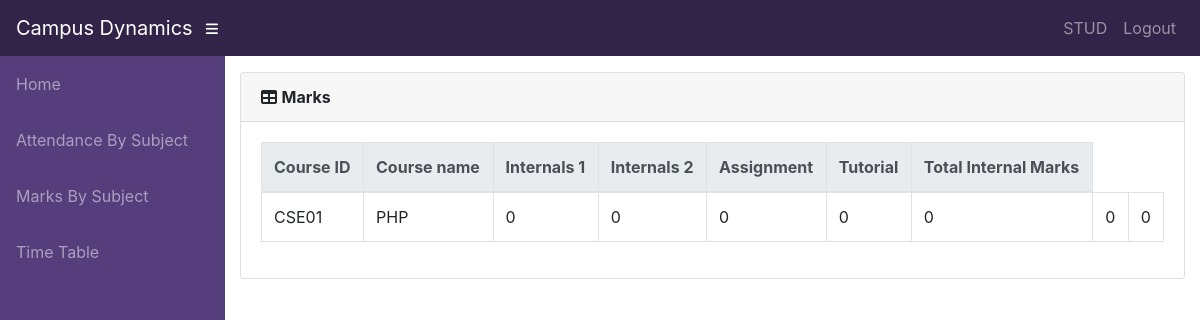
The app's page /home/student/001/marks_list/ (signed in) with its own data.
### info/models.py (models this page shows, shortened)
class User(AbstractUser):
    @property
    def is_student(self):
        if hasattr(self, 'student'):
            return True
        return False

class Student(models.Model):
    user = models.OneToOneField(User, on_delete=models.CASCADE, null=True)
    class_id = models.ForeignKey(Class, on_delete=models.CASCADE, default=1)
    USN = models.CharField(primary_key='True', max_length=100)
    name = models.CharField(max_length=200)
    sex = models.CharField(max_length=50, choices=sex_choice, default='Male')
    DOB = models.DateField(default='1998-01-01')

class StudentCourse(models.Model):
    student = models.ForeignKey(Student, on_delete=models.CASCADE)
    course = models.ForeignKey(Course, on_delete=models.CASCADE)
    class Meta:
        unique_together = (('student', 'course'),)
        verbose_name_plural = 'Marks'
    def get_cie(self):
        marks_list = self.marks_set.all()
        m = []
        for mk in marks_list:
            m.append(mk.marks1)
        cie = math.ceil((m[0] / 2) + (m[1]/ 2)) + sum(m[2:4])
        return cie

class Course(models.Model):
    dept = models.ForeignKey(Dept, on_delete=models.CASCADE)
    id = models.CharField(primary_key='True', max_length=50)
    name = models.CharField(max_length=50)
    shortname = models.CharField(max_length=50, default='X')

class Marks(models.Model):
    studentcourse = models.ForeignKey(StudentCourse, on_delete=models.CASCADE)
    name = models.CharField(max_length=50, choices=test_name, default='Internal 1')
    marks1 = models.IntegerField(default=0, validators=[MinValueValidator(0), MaxValueValidator(100)])
    class Meta:
        unique_together = (('studentcourse', 'name'),)

### info/views.py (the view)
# urls.py: path('student/<slug:stud_id>/marks_list/', views.marks_list, name='marks_list'),
@login_required()
def marks_list(request, stud_id):
    stud = Student.objects.get(USN=stud_id, )
    ass_list = Assign.objects.filter(class_id_id=stud.class_id)
    sc_list = []
    for ass in ass_list:
        try:
            sc = StudentCourse.objects.get(student=stud, course=ass.course)
        except StudentCourse.DoesNotExist:
            sc = StudentCourse(student=stud, course=ass.course)
            sc.save()
            sc.marks_set.create(type='I', name='Internal test 1')
            sc.marks_set.create(type='I', name='Internal test 2')
            sc.marks_set.create(type='A', name='Assignment')
            sc.marks_set.create(type='T', name='Tutorial')
        sc_list.append(sc)
    return render(request, 'info/marks_list.html', {'sc_list': sc_list})

### info/templates/info/marks_list.html
{% extends 'info/base.html' %}
    {% load static %}
    {% block content %}
                  <div class="card mb-3">
            <div class="card-header">
              <i class="fas fa-table"></i>
            <b>Marks</b></div>
            <div class="card-body">
              <div class="table-responsive">
                <table class="table table-bordered" id="dataTable" width="100%" cellspacing="0">
                  <thead class="thead-light ">
                    <tr>
                        <th>Course ID</th>
                        <th>Course name</th>
                        <th>Internals 1</th>
                        <th>Internals 2</th>
                        <th>Assignment</th>
                        <th>Tutorial</th>
                        <th>Total Internal Marks</th>
                    </tr>
                  </thead>
                  <tbody>
                    {% for sc in sc_list %}
                    <tr>
                        <td>{{ sc.course_id }}</td>
                        <td>{{sc.course.name}}</td>
                        {% for m in sc.marks_set.all %}
                            <td>{{ m.marks1 }}</td>
                        {% endfor %}
                        <td>{{ sc.get_cie }}</td>
                    </tr>
                    {% empty %}
                            <p>student has no courses</p>
                    {% endfor %}
                  </tbody>
                </table>
              </div>
            </div>
          </div>
    {% endblock %}

### info/templates/info/base.html (shortened to what this page needs)
<!DOCTYPE html>
<html lang="en">
  <head>
      {% load static %}
    <link href="{% static '/info/bootstrap/vendor/bootstrap/css/bootstrap.min.css' %}" rel="stylesheet">
    <link href="{% static '/info/bootstrap/vendor/fontawesome-free/css/all.min.css' %}" rel="stylesheet" type="text/css">
    <link href="{% static '/info/bootstrap/vendor/datatables/dataTables.bootstrap4.css' %}" rel="stylesheet">
    <link href="{% static '/info/bootstrap/css/sb-admin.css' %}" rel="stylesheet">
    <link href="{% static '/info/custom-css/style.css' %}" rel="stylesheet">
  </head>
  <body id="page-top">
    <nav class="navbar navbar-expand navbar-dark primary-color static-top">
      <a class="navbar-brand mr-1" href="{% url 'index' %}">Campus Dynamics</a>
      <button class="btn btn-link btn-sm text-white order-1 order-sm-0" id="sidebarToggle" href="#">
        <i class="fas fa-bars"></i>
      </button>
        <div class="collapse navbar-collapse" id="navbarResponsive">
          <ul class="navbar-nav ml-auto">
            <li class="nav-item">
                {% if request.user.is_student %}
                    <a class="nav-link text-capitalize">{{ request.user.student.name }}</a>
                {% elif request.user.is_teacher %}
                    <a class="nav-link text-capitalize">{{ request.user.teacher.name }}</a>
                {% endif %}
            </li>
            <li class="nav-item">
                <a class="nav-link" href="#" data-toggle="modal" data-target="#logoutModal">Logout</a>
            </li>
          </ul>
        </div>
    </nav>
    <div id="wrapper">
      <ul class="sidebar navbar-nav secondary-color">
            <li class="nav-item">
              <a class="nav-link" href="{% url 'index' %}">
                <span>Home</span>
              </a>
            </li>
        {% if request.user.is_student %}
            <li class="nav-item">
              <a class="nav-link" href="{% url 'attendance' request.user.student.USN %}">
                <span>Attendance By Subject</span>
              </a>
            </li>
            <li class="nav-item">
              <a class="nav-link" href="{% url 'marks_list' request.user.student.USN %}">
                <span>Marks By Subject</span>
              </a>
            </li>
              <li class="nav-item">
              <a class="nav-link" href="{% url 'timetable' request.user.student.class_id_id %}">
                <span>Time Table</span>
              </a>
            </li>
        {% endif %}
      </ul>
      <div id="content-wrapper">
        <div class="container-fluid">
            {% block content %}
            {% endblock %}
        </div>
      </div>
    </div>
  </body>
</html>

### info/static/info/custom-css/style.css (style rules this page uses)
.primary-color { background-color: #322348; }
.secondary-color { background-color: #563d7c; }
html { width: 100%; height: 100%; margin: 0px; padding: 0px; overflow-x: hidden; }

### records on screen
User: user.student.name "STUD"
StudentCourse: course_id "CSE01", course.name "PHP", get_cie "0"
Marks: marks1 "0"
Marks: marks1 "0"
Marks: marks1 "0"
Marks: marks1 "0"
Marks: marks1 "0"
Marks: marks1 "0"
